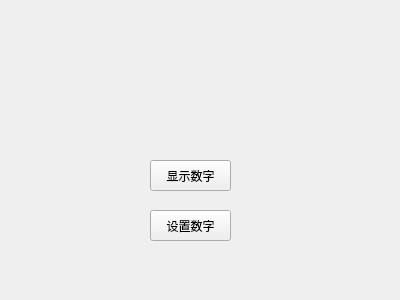
<?xml version="1.0" encoding="UTF-8"?>
<ui version="4.0">
 <class>Widget</class>
 <widget class="QWidget" name="Widget">
  <property name="geometry">
   <rect>
    <x>0</x>
    <y>0</y>
    <width>400</width>
    <height>300</height>
   </rect>
  </property>
  <property name="windowTitle">
   <string>Widget</string>
  </property>
  <widget class="SmallWidget" name="widget" native="true">
   <property name="geometry">
    <rect>
     <x>90</x>
     <y>60</y>
     <width>211</width>
     <height>81</height>
    </rect>
   </property>
  </widget>
  <widget class="QPushButton" name="btn_display">
   <property name="geometry">
    <rect>
     <x>150</x>
     <y>160</y>
     <width>81</width>
     <height>31</height>
    </rect>
   </property>
   <property name="text">
    <string>显示数字</string>
   </property>
  </widget>
  <widget class="QPushButton" name="btn_set">
   <property name="geometry">
    <rect>
     <x>150</x>
     <y>210</y>
     <width>81</width>
     <height>31</height>
    </rect>
   </property>
   <property name="text">
    <string>设置数字</string>
   </property>
  </widget>
 </widget>
 <customwidgets>
  <customwidget>
   <class>SmallWidget</class>
   <extends>QWidget</extends>
   <header>smallwidget.h</header>
   <container>1</container>
  </customwidget>
 </customwidgets>
 <resources/>
 <connections/>
</ui>
